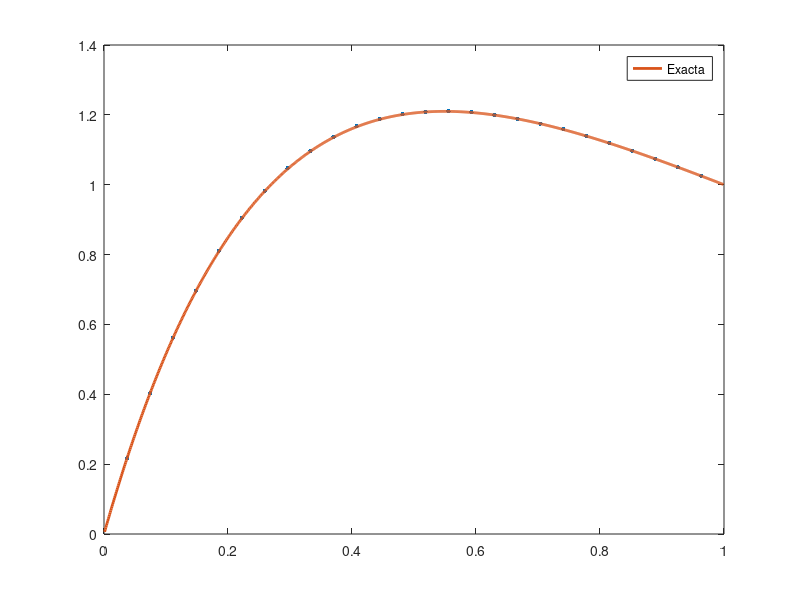

Recreate this plot in MATLAB.
#clear
#
# Resolvemos y''(x)+4*y(x)+3*y(x)=0 en [0,1] Utilizando Diferencias Centradas 2 - Condiciones Borde Dirichlet en ambos extremos
#
#---------------------------------------------
#Datos del problema
#---------------------------------------------

XL = 0.0; #X inicial
XR = 1.0; #X final
SIZE_DOMAIN = (XR-XL); #Tamanho del dominio
UL = 0.; #Condicion Dirichlet izquierda
UR = 1.; #Condicion Dirichlet derecha

#---------------------------------------------
#Datos para la discretizacion
#---------------------------------------------

nn = 26; #Numero de nodos
dx = SIZE_DOMAIN / (nn+1); #Distancia entre nodos
dx2 = dx*dx;
x=dx*(1:nn);

#---------------------------------------------
#Reservar Vectores y Matrices
#---------------------------------------------

# Vamos a trabajar con los nodos internos y pasar al lado derecho las condiciones
# de contorno => habra (nn) incognitas.
# Como es un problema lineal las matrices no dependen de la solucion
# Todo multiplicado por dx2

nunk = nn;

# SIEMPRE USAR MATRICES SPARSE O RALAS PARA NO OPERAR CON CEROS

S1 = sparse([1:nunk], [1:nunk], (-2+3*dx2)*ones(1,nunk), nunk, nunk, 0);
S2 = sparse([1:nunk-1], [2:nunk], (2*dx+1)*ones(1,nunk-1), nunk, nunk, 0);
S3 = sparse([2:nunk], [1:nunk-1], (-2*dx+1)*ones(1,nunk-1), nunk, nunk, 0);
# Sparce Matrix
A = S1+S2+S3;

# Vectores de solution
usol = zeros(nn,1);

# Termino independiente  A * usol = C
for ni=1:nn
  C(ni,1) = 0;
endfor
C(1,1) = -(-2*dx+1)*UL;
C(nn,1) = -(2*dx+1)*UR;

#---------------------------------------------
#Solucion (nodal) exacta
#---------------------------------------------

for ni=1:nn
  solex(ni,1) =(UL*e^2-UR*e^3)/(e^2-1)*exp(-3*ni*dx)+(-UL+UR*e^3)/(e^2-1)*exp(-ni*dx);
endfor

#---------------------------------------------
#Resolucion del problema
#---------------------------------------------

usol=A\C;  # SIEMPRE USAR EL COMANDO "\" PARA RESOLVER SISTEMAS LINEALES - MAS ECONOMICO
#calculo del error

error2=norm(usol-solex);
errorinf=norm(usol-solex,inf);

#---------------------------------------------
#Solucion  exacta con muchos puntos
#---------------------------------------------
xsol=1/1001*(1:1000);
dxsol=1/1001;
for ni=1:1000
  sol(ni,1) = (UL*e^2-UR*e^3)/(e^2-1)*exp(-3*ni*dxsol)+(-UL+UR*e^3)/(e^2-1)*exp(-ni*dxsol);;
endfor

#---------------------------------------------
#Ploteo
#---------------------------------------------

#plot(xsol,sol)
plot(x,usol,".","markersize", 10,xsol,sol,";Exacta;","linewidth", 2)

pause(10);